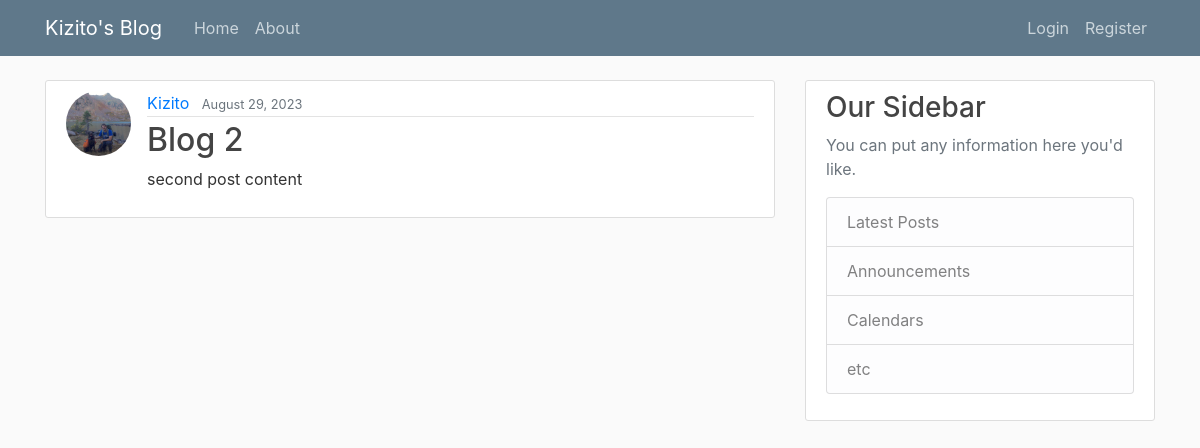
Page /post/2/ on the earlier database version.
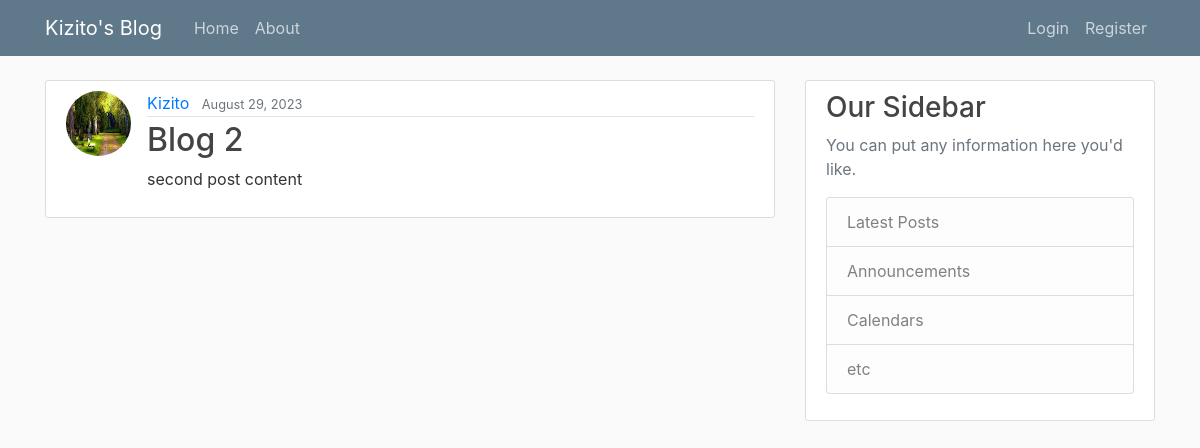
Same page on the later database version.
### blog/models.py (models this page shows, shortened)
class Post(models.Model):
    title = models.CharField(max_length=100)
    content = models.TextField()
    date_posted = models.DateTimeField(default=timezone.now)
    author = models.ForeignKey(User, on_delete=models.CASCADE)

### users/models.py (models this page shows, shortened)
class Profile(models.Model):
    user = models.OneToOneField(User, on_delete = models.CASCADE)
    image = models.ImageField(default = 'defaults.jpg', upload_to = 'profile_pics')

### blog/views.py (the view)
# urls.py: path('post/<int:pk>/', PostDetailView.as_view(), name = 'post-detail'),
class PostDetailView(DetailView):
    model = Post

### blog/templates/blog/post_detail.html (shortened to what this page needs)
{% extends 'blog/base.html' %}
{% block content %}
        <article class="media content-section">
            <img class = "rounded-circle article-img" src="{{post.author.profile.image.url}}" alt="">
              <div class="media-body">
                <div class="article-metadata">
                  <a class="mr-2" href="#">{{ object.author }}</a>
                  <small class="text-muted">{{ object.date_posted|date:"F d, Y" }}</small>
                </div>
                <h2 class="article-title">{{ object.title }}</h2>
                <p class="article-content">{{ object.content }}</p>
              </div>
        </article>
{% endblock %}

Differences in the rows shown:
changed through a linked row, Post "Blog 2": author.profile.image: a different picture
